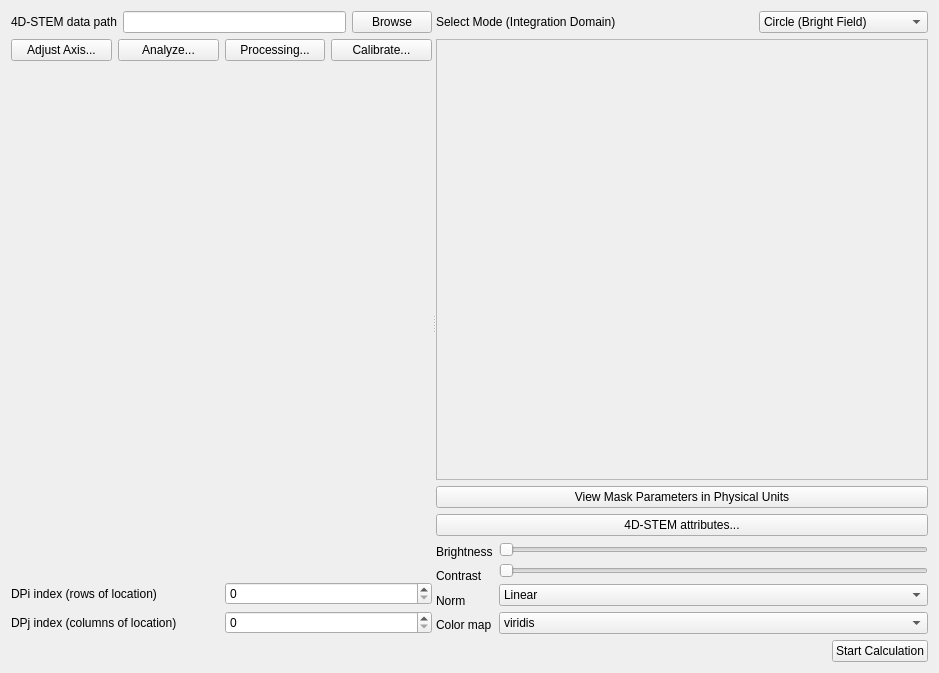
<?xml version="1.0" encoding="UTF-8"?>
<ui version="4.0">
 <class>Form</class>
 <widget class="QWidget" name="Form">
  <property name="geometry">
   <rect>
    <x>0</x>
    <y>0</y>
    <width>939</width>
    <height>673</height>
   </rect>
  </property>
  <property name="windowTitle">
   <string>Form</string>
  </property>
  <layout class="QVBoxLayout" name="verticalLayout_10" stretch="1,0">
   <item>
    <widget class="QSplitter" name="splitter">
     <property name="orientation">
      <enum>Qt::Horizontal</enum>
     </property>
     <widget class="QWidget" name="">
      <layout class="QVBoxLayout" name="verticalLayout_3" stretch="0,0,1,0">
       <item>
        <layout class="QHBoxLayout" name="horizontalLayout">
         <item>
          <widget class="QLabel" name="label">
           <property name="text">
            <string>4D-STEM data path</string>
           </property>
          </widget>
         </item>
         <item>
          <widget class="QLineEdit" name="lineEdit_data_path"/>
         </item>
         <item>
          <widget class="QPushButton" name="pushButton_browse">
           <property name="text">
            <string>Browse</string>
           </property>
          </widget>
         </item>
        </layout>
       </item>
       <item>
        <layout class="QHBoxLayout" name="horizontalLayout_2">
         <item>
          <widget class="QPushButton" name="pushButton_adjust_axis">
           <property name="text">
            <string>Adjust Axis...</string>
           </property>
          </widget>
         </item>
         <item>
          <widget class="QPushButton" name="pushButton_analyze">
           <property name="text">
            <string>Analyze...</string>
           </property>
          </widget>
         </item>
         <item>
          <widget class="QPushButton" name="pushButton_processing">
           <property name="text">
            <string>Processing...</string>
           </property>
          </widget>
         </item>
         <item>
          <widget class="QPushButton" name="pushButton_calibrate">
           <property name="text">
            <string>Calibrate...</string>
           </property>
          </widget>
         </item>
        </layout>
       </item>
       <item>
        <widget class="WidgetPlotDP" name="widget_dp" native="true"/>
       </item>
       <item>
        <layout class="QHBoxLayout" name="horizontalLayout_3">
         <item>
          <layout class="QVBoxLayout" name="verticalLayout">
           <item>
            <widget class="QLabel" name="label_2">
             <property name="text">
              <string>DPi index (rows of location)</string>
             </property>
            </widget>
           </item>
           <item>
            <widget class="QLabel" name="label_3">
             <property name="text">
              <string>DPj index (columns of location)</string>
             </property>
            </widget>
           </item>
          </layout>
         </item>
         <item>
          <layout class="QVBoxLayout" name="verticalLayout_2">
           <item>
            <widget class="QSpinBox" name="spinBox_scan_ii"/>
           </item>
           <item>
            <widget class="QSpinBox" name="spinBox_scan_jj"/>
           </item>
          </layout>
         </item>
        </layout>
       </item>
      </layout>
     </widget>
     <widget class="QWidget" name="">
      <layout class="QVBoxLayout" name="verticalLayout_9" stretch="1,0,0">
       <item>
        <layout class="QVBoxLayout" name="verticalLayout_5">
         <item>
          <layout class="QHBoxLayout" name="horizontalLayout_4">
           <item>
            <widget class="QLabel" name="label_4">
             <property name="text">
              <string>Select Mode (Integration Domain)</string>
             </property>
            </widget>
           </item>
           <item>
            <spacer name="horizontalSpacer_2">
             <property name="orientation">
              <enum>Qt::Horizontal</enum>
             </property>
             <property name="sizeHint" stdset="0">
              <size>
               <width>40</width>
               <height>20</height>
              </size>
             </property>
            </spacer>
           </item>
           <item>
            <widget class="QComboBox" name="comboBox_mode">
             <item>
              <property name="text">
               <string>Circle (Bright Field)</string>
              </property>
             </item>
             <item>
              <property name="text">
               <string>Ring (Annular Dark Field)</string>
              </property>
             </item>
             <item>
              <property name="text">
               <string>Wedge</string>
              </property>
             </item>
             <item>
              <property name="text">
               <string>Rectangle</string>
              </property>
             </item>
             <item>
              <property name="text">
               <string>Ellipse</string>
              </property>
             </item>
             <item>
              <property name="text">
               <string>Polygon</string>
              </property>
             </item>
             <item>
              <property name="text">
               <string>Segmented Ring</string>
              </property>
             </item>
            </widget>
           </item>
          </layout>
         </item>
         <item>
          <widget class="QScrollArea" name="scrollArea">
           <property name="widgetResizable">
            <bool>true</bool>
           </property>
           <widget class="QWidget" name="scrollAreaWidgetContents">
            <property name="geometry">
             <rect>
              <x>0</x>
              <y>0</y>
              <width>511</width>
              <height>409</height>
             </rect>
            </property>
            <layout class="QVBoxLayout" name="verticalLayout_4">
             <item>
              <widget class="QStackedWidget" name="stackedWidget_masks">
               <property name="currentIndex">
                <number>5</number>
               </property>
               <widget class="WidgetMaskCircle" name="page_circle"/>
               <widget class="WidgetMaskRing" name="page_ring"/>
               <widget class="WidgetMaskWedge" name="page_wedge"/>
               <widget class="WidgetMaskRectangle" name="page_rectangle"/>
               <widget class="WidgetMaskEllipse" name="page_ellipse"/>
               <widget class="WidgetMaskPolygon" name="page_polygon"/>
               <widget class="WidgetMaskSegment" name="page_segment_ring"/>
              </widget>
             </item>
            </layout>
           </widget>
          </widget>
         </item>
        </layout>
       </item>
       <item>
        <layout class="QVBoxLayout" name="verticalLayout_8">
         <item>
          <widget class="QPushButton" name="pushButton_view_parameters">
           <property name="text">
            <string>View Mask Parameters in Physical Units</string>
           </property>
          </widget>
         </item>
         <item>
          <widget class="QPushButton" name="pushButton_attributes">
           <property name="text">
            <string>4D-STEM attributes...</string>
           </property>
          </widget>
         </item>
        </layout>
       </item>
       <item>
        <layout class="QHBoxLayout" name="horizontalLayout_5">
         <item>
          <layout class="QVBoxLayout" name="verticalLayout_6">
           <item>
            <widget class="QLabel" name="label_9">
             <property name="text">
              <string>Brightness</string>
             </property>
            </widget>
           </item>
           <item>
            <widget class="QLabel" name="label_10">
             <property name="text">
              <string>Contrast</string>
             </property>
            </widget>
           </item>
           <item>
            <widget class="QLabel" name="label_11">
             <property name="text">
              <string>Norm</string>
             </property>
            </widget>
           </item>
           <item>
            <widget class="QLabel" name="label_12">
             <property name="text">
              <string>Color map</string>
             </property>
            </widget>
           </item>
          </layout>
         </item>
         <item>
          <layout class="QVBoxLayout" name="verticalLayout_7">
           <item>
            <widget class="QSlider" name="horizontalSlider_brightness">
             <property name="orientation">
              <enum>Qt::Horizontal</enum>
             </property>
            </widget>
           </item>
           <item>
            <widget class="QSlider" name="horizontalSlider_contrast">
             <property name="orientation">
              <enum>Qt::Horizontal</enum>
             </property>
            </widget>
           </item>
           <item>
            <widget class="QComboBox" name="comboBox_normalize">
             <item>
              <property name="text">
               <string>Linear</string>
              </property>
             </item>
             <item>
              <property name="text">
               <string>Logarithm</string>
              </property>
             </item>
            </widget>
           </item>
           <item>
            <widget class="QComboBox" name="comboBox_colormap">
             <item>
              <property name="text">
               <string>viridis</string>
              </property>
             </item>
             <item>
              <property name="text">
               <string>plasma</string>
              </property>
             </item>
             <item>
              <property name="text">
               <string>gray</string>
              </property>
             </item>
             <item>
              <property name="text">
               <string>RdYlBu</string>
              </property>
             </item>
             <item>
              <property name="text">
               <string>twilight</string>
              </property>
             </item>
             <item>
              <property name="text">
               <string>hsv</string>
              </property>
             </item>
             <item>
              <property name="text">
               <string>jet</string>
              </property>
             </item>
             <item>
              <property name="text">
               <string>Others</string>
              </property>
             </item>
            </widget>
           </item>
          </layout>
         </item>
        </layout>
       </item>
      </layout>
     </widget>
    </widget>
   </item>
   <item>
    <layout class="QHBoxLayout" name="horizontalLayout_6">
     <item>
      <spacer name="horizontalSpacer_3">
       <property name="orientation">
        <enum>Qt::Horizontal</enum>
       </property>
       <property name="sizeHint" stdset="0">
        <size>
         <width>598</width>
         <height>20</height>
        </size>
       </property>
      </spacer>
     </item>
     <item>
      <widget class="QPushButton" name="pushButton_start">
       <property name="text">
        <string>Start Calculation</string>
       </property>
      </widget>
     </item>
    </layout>
   </item>
  </layout>
 </widget>
 <customwidgets>
  <customwidget>
   <class>WidgetPlotDP</class>
   <extends>QWidget</extends>
   <header>bin.Widgets.WidgetPlots.h</header>
   <container>1</container>
  </customwidget>
  <customwidget>
   <class>WidgetMaskCircle</class>
   <extends>QWidget</extends>
   <header>bin.Widgets.WidgetMasks.h</header>
   <container>1</container>
  </customwidget>
  <customwidget>
   <class>WidgetMaskRing</class>
   <extends>QWidget</extends>
   <header>bin.Widgets.WidgetMasks.h</header>
   <container>1</container>
  </customwidget>
  <customwidget>
   <class>WidgetMaskWedge</class>
   <extends>QWidget</extends>
   <header>bin.Widgets.WidgetMasks.h</header>
   <container>1</container>
  </customwidget>
  <customwidget>
   <class>WidgetMaskSegment</class>
   <extends>QWidget</extends>
   <header>bin.Widgets.WidgetMasks.h</header>
   <container>1</container>
  </customwidget>
  <customwidget>
   <class>WidgetMaskRectangle</class>
   <extends>QWidget</extends>
   <header>bin.Widgets.WidgetMasks.h</header>
   <container>1</container>
  </customwidget>
  <customwidget>
   <class>WidgetMaskEllipse</class>
   <extends>QWidget</extends>
   <header>bin.Widgets.WidgetMasks.h</header>
   <container>1</container>
  </customwidget>
  <customwidget>
   <class>WidgetMaskPolygon</class>
   <extends>QWidget</extends>
   <header>bin.Widgets.WidgetMasks.h</header>
   <container>1</container>
  </customwidget>
 </customwidgets>
 <resources/>
 <connections/>
</ui>
